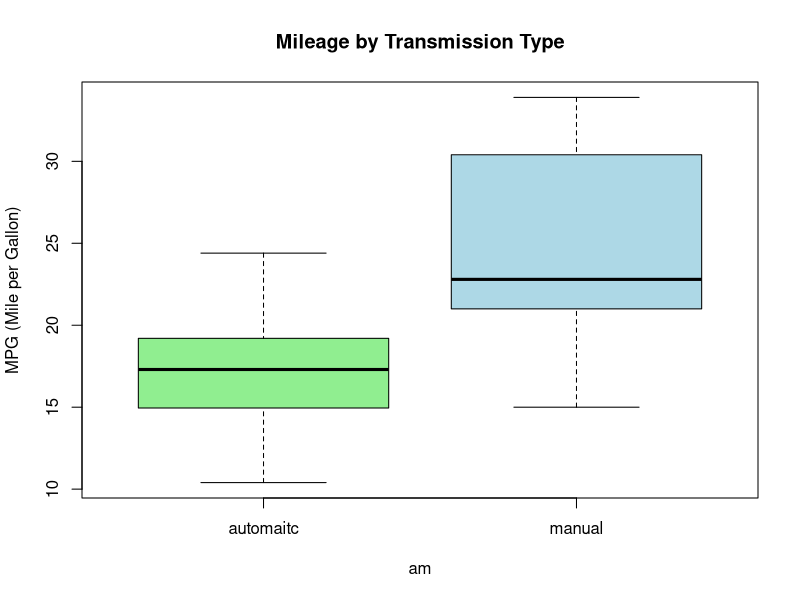
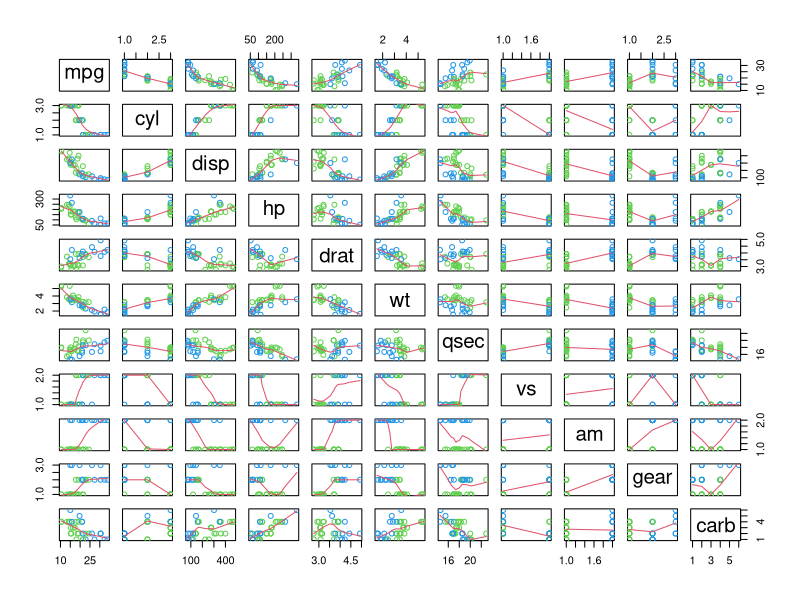
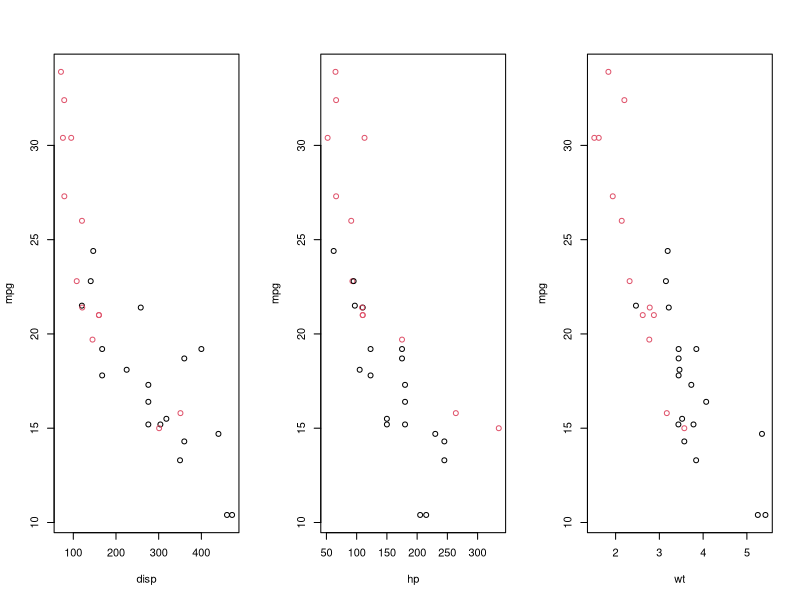

R code for these plots, in order:
## ---- chunk 1
knitr::opts_chunk$set(echo = TRUE)
## ---- chunk 2
#load mtcars data
data(mtcars)
str(mtcars)
head(mtcars)
tail(mtcars)

cor(mtcars)
## ---- chunk 3
mtcars$am = as.factor(mtcars$am)
mtcars$cyl = as.factor(mtcars$cyl)
mtcars$vs = as.factor(mtcars$vs)
mtcars$gear = as.factor(mtcars$gear)
mtcars$carb = as.factor(mtcars$carb)
str(mtcars)
boxplot(mpg ~ am, data=mtcars, main="Mileage by Transmission Type", ylab="MPG (Mile per Gallon)",
        col=c("lightgreen","lightblue"), names=c("automaitc", "manual"))
## ---- chunk 4
with(mtcars, tapply(mpg, am, summary))
fit = lm(mpg ~ am, data=mtcars)
summary(fit)
## ---- chunk 5
#create a vector with mtcars's column names - "am"
x <- names(mtcars)
x <- x[! x == "am" & ! x == "mpg" ]
#tt <- data.frame()
#names(tt) <- c("formula", "coefficient", "P-Value")
for (i in 1:length(x)) {
    fml <- NULL; y <-NULL ; fit_temp <- NULL
    fml <- paste("mpg ~ am + ", x[i] )
    fit_temp <- lm(fml, data=mtcars) 
    y <- c(fml,round(summary(fit_temp)$coefficients[2,1],2),
           round(summary(fit_temp)$coefficients[2,4],2))
    y <- as.character(y); print(y)
   # tt <- rbind(tt,y)
}

## ---- chunk 6
fit1 = lm(mpg ~ am + hp, data=mtcars)
summary(fit1)
## ---- chunk 7
fit2 = lm(mpg ~ am + hp + qsec, data=mtcars)
summary(fit2)
anova(fit1,fit2)
## ---- chunk 8

fit3 = lm(mpg ~ am + hp + vs, data=mtcars)
summary(fit3)
anova(fit1,fit3)
## ---- chunk 9

fit4 = lm(mpg ~ am + hp + carb, data=mtcars)
summary(fit4)
anova(fit1,fit4)
## ---- chunk 10
fit5 = lm(mpg ~ am + hp + disp, data=mtcars)
summary(fit5)
anova(fit1,fit5)
## ---- chunk 11

fit6 = lm(mpg ~ am + hp + qsec+ vs + carb, data=mtcars)
summary(fit6)
anova(fit1,fit6)
## ---- chunk 12
pairs(mtcars, panel = panel.smooth, col = 3 + (mtcars$am == 1))
## ---- chunk 13
par(mfrow=c(1,3))
with(mtcars, plot(disp, mpg, col=am))
with(mtcars, plot(hp, mpg, col=am))
with(mtcars, plot(wt, mpg, col=am))
## ---- chunk 14
fitAll <- lm(mpg ~ ., data=mtcars)
summary(fitAll)
library(car)
vif(fitAll)
## ---- chunk 15
fit_cyl_carb = lm(mpg ~ . - cyl - carb, data=mtcars)
anova(fitAll,fit_cyl_carb)
fit_l = lm(mpg ~ am + disp + hp +drat + wt + qsec +vs +gear, data=mtcars)
vif(fit_l)
fit_l_g = lm(mpg ~ am + disp + hp +drat + wt + qsec +vs, data=mtcars)
anova(fit_l, fit_l_g)
